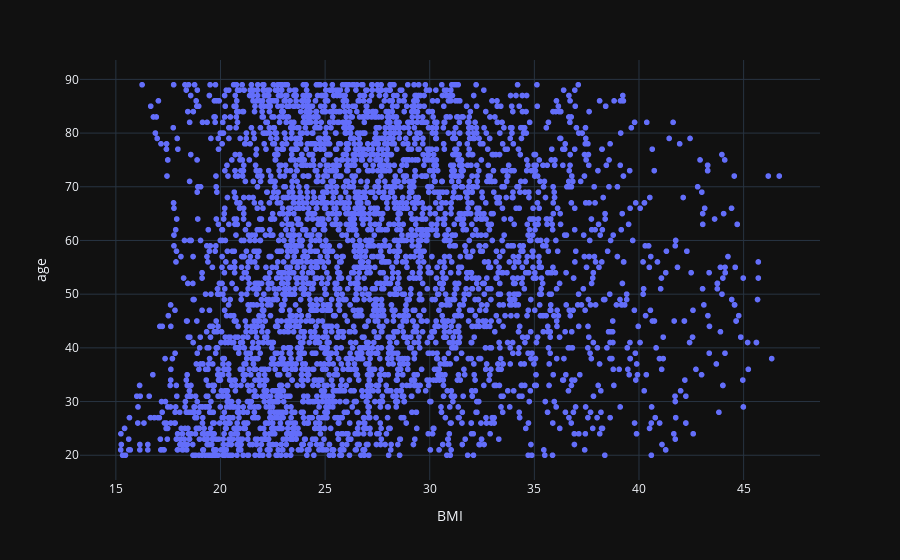

Here is the notebook cell this chart was saved with:
### Code cell
import plotly.express as px
alb_age = pd.concat([regression["ALBUMIN"], age], axis=1)
display(alb_age.sort_values("ALBUMIN"))
px.scatter(pd.concat([regression, age], axis=1), x="BMI", y="age")

### Figure 1 — Plotly figure (JSON) as saved in the notebook; plotly's stock layout.template omitted (floating-point values rounded to 4 significant figures; data arrays with more than 128 entries replaced by an {"elided": "..."} marker saying what was removed)
{"data": [{"hovertemplate": "BMI=%{x}<br>age=%{y}<extra></extra>", "legendgroup": "", "marker": {"color": "#636efa", "symbol": "circle"}, "mode": "markers", "name": "", "showlegend": false, "x": {"elided": "4200 float values"}, "xaxis": "x", "y": {"elided": "4200 float values"}, "yaxis": "y", "type": "scattergl"}], "layout": {"xaxis": {"anchor": "y", "domain": [0.0, 1.0], "title": {"text": "BMI"}}, "yaxis": {"anchor": "x", "domain": [0.0, 1.0], "title": {"text": "age"}}, "legend": {"tracegroupgap": 0}, "margin": {"t": 60}}}
